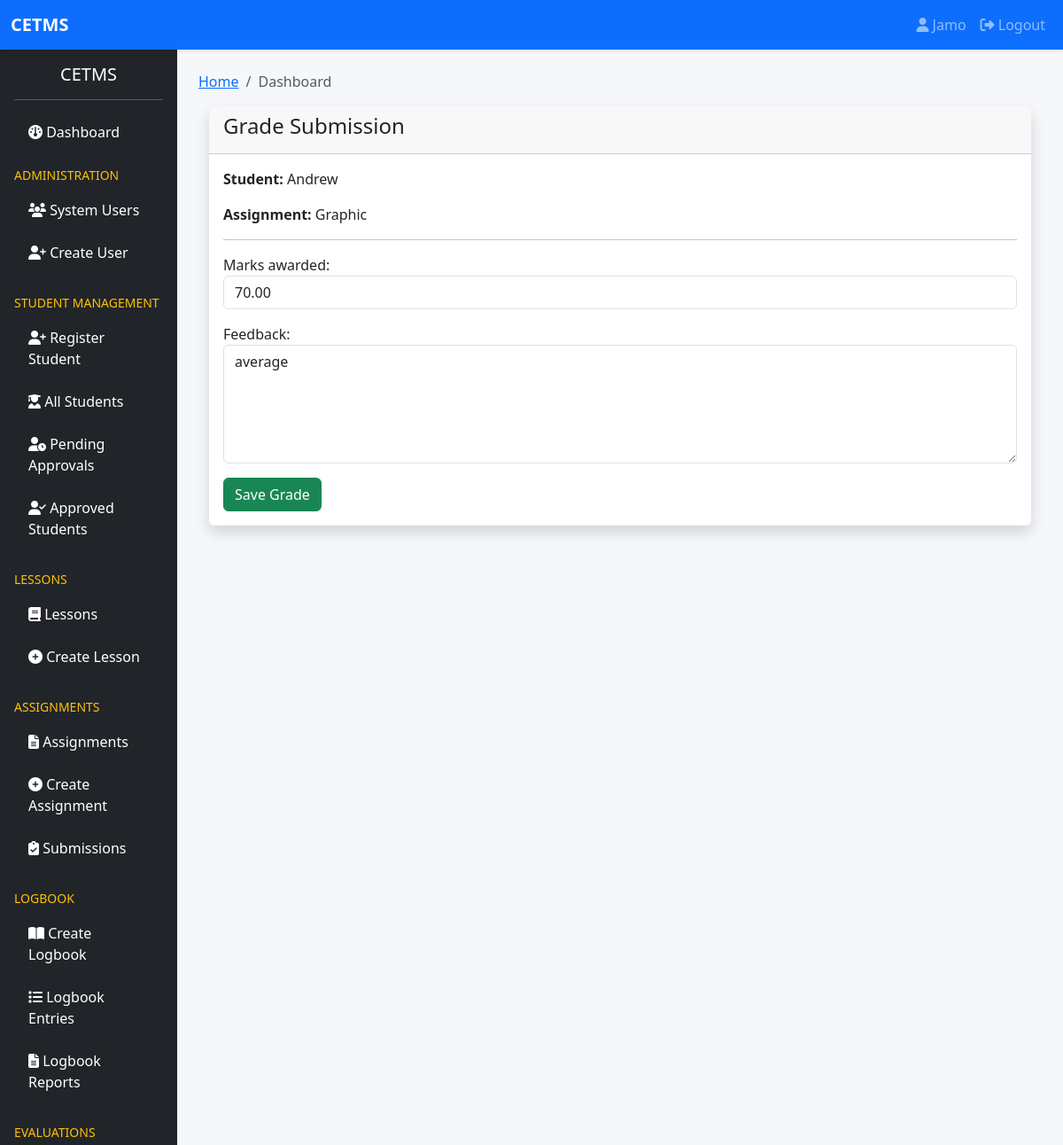
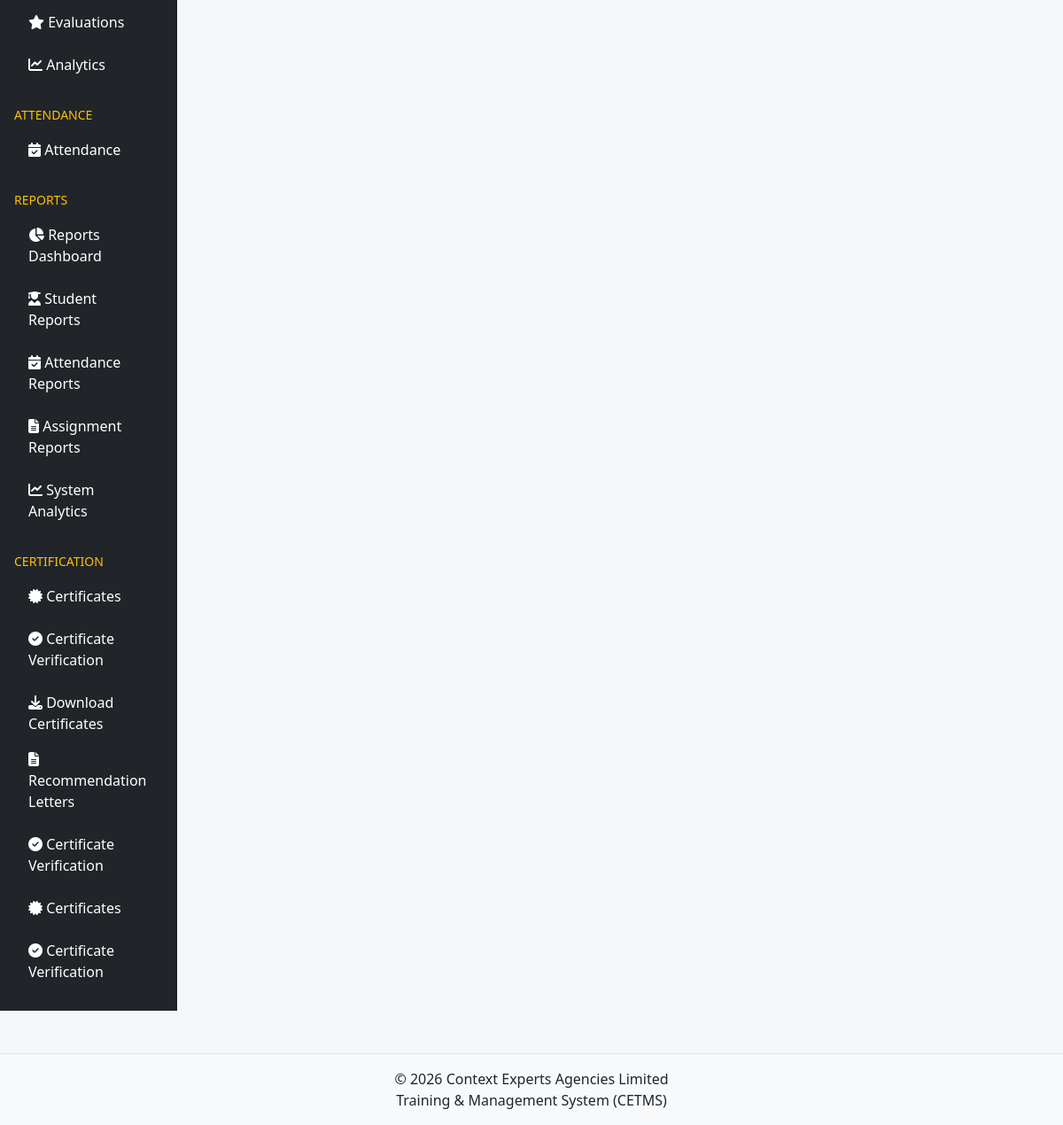
The app's page /assignments/grading/1/ (signed in) with its own data (2 pictures, top to bottom).
### accounts/models.py (models this page shows, shortened)
class User(AbstractUser):
    ROLE_CHOICES = (
        ('SUPER_ADMIN', 'Super Admin'),
        ('TRAINER', 'Trainer'),
        ('STUDENT', 'Student'),
        ('FINANCE', 'Finance Officer'),
    )
    role = models.CharField(
        max_length=20,
        choices=ROLE_CHOICES,
        default='STUDENT'
    )
    phone_number = models.CharField(
        max_length=20,
        blank=True,
        null=True
    )
    profile_picture = models.ImageField(
        upload_to='profiles/',
        blank=True,
        null=True
    )
    is_verified = models.BooleanField(
        default=False
    )
    last_seen = models.DateTimeField(
        blank=True,
        null=True
    )
    failed_login_attempts = models.PositiveIntegerField(
        default=0
    )
    is_locked = models.BooleanField(
        default=False
    )
    created_at = models.DateTimeField(
        auto_now_add=True
    )
    updated_at = models.DateTimeField(
        auto_now=True
    )
    class Meta:
        ordering = ['-date_joined']
        verbose_name = "User"
        verbose_name_plural = "Users"
    @property
    def full_name(self):
        return f"{self.first_name} {self.last_name}"

### assignments/models.py (models this page shows, shortened)
class AssignmentSubmission(models.Model):
    STATUS_CHOICES = (
        ('SUBMITTED', 'Submitted'),
        ('GRADED', 'Graded'),
    )
    assignment = models.ForeignKey(
        Assignment,
        on_delete=models.CASCADE,
        related_name='submissions'
    )
    student = models.ForeignKey(
        settings.AUTH_USER_MODEL,
        on_delete=models.CASCADE,
        related_name='assignment_submissions'
    )
    submission_file = models.FileField(
        upload_to='assignments/submissions/'
    )
    submitted_at = models.DateTimeField(
        auto_now_add=True
    )
    is_late = models.BooleanField(
        default=False
    )
    marks_awarded = models.DecimalField(
        max_digits=5,
        decimal_places=2,
        null=True,
        blank=True
    )
    feedback = models.TextField(
        blank=True,
        null=True
    )
    graded_by = models.ForeignKey(
        settings.AUTH_USER_MODEL,
        on_delete=models.SET_NULL,
        null=True,
        blank=True,
        related_name='graded_assignments'
    )
    graded_at = models.DateTimeField(
        null=True,
        blank=True
    )
    status = models.CharField(
        max_length=20,
        choices=STATUS_CHOICES,
        default='SUBMITTED'
    )
    class Meta:
        ordering = ['-submitted_at']
        unique_together = ('assignment', 'student')

class Assignment(models.Model):
    STATUS_CHOICES = (
        ('DRAFT', 'Draft'),
        ('PUBLISHED', 'Published'),
        ('CLOSED', 'Closed'),
    )
    title = models.CharField(
        max_length=255
    )
    assignment_code = models.CharField(
        max_length=50,
        unique=True
    )
    lesson = models.ForeignKey(
        Lesson,
        on_delete=models.CASCADE,
        related_name='assignments',
        null=True,
        blank=True
    )
    instructions = models.TextField()
    attachment = models.FileField(
        upload_to='assignments/questions/',
        blank=True,
        null=True
    )
    total_marks = models.PositiveIntegerField(
        default=100
    )
    due_date = models.DateTimeField()
    status = models.CharField(
        max_length=20,
        choices=STATUS_CHOICES,
        default='DRAFT'
    )
    created_by = models.ForeignKey(
        settings.AUTH_USER_MODEL,
        on_delete=models.CASCADE,
        related_name='created_assignments'
    )
    created_at = models.DateTimeField(
        auto_now_add=True
    )
    updated_at = models.DateTimeField(
        auto_now=True
    )
    class Meta:
        ordering = ['-created_at']

### assignments/views.py (the view, shortened to what this page needs)
# urls.py: path('grading/<int:pk>/', views.grading, name='grading'),
@login_required
def grading(request, pk):
    submission = get_object_or_404(
        AssignmentSubmission,
        pk=pk
    )
    if request.method == "POST":
        form = GradeSubmissionForm(
            request.POST,
            instance=submission
        )
        if form.is_valid():
            grade_submission(
                submission=submission,
                marks=form.cleaned_data["marks_awarded"],
                feedback=form.cleaned_data["feedback"],
                grader=request.user
            )
            messages.success(
                request,
                "Assignment graded successfully."
            )
            return redirect(
                "assignments:submissions"
            )
    else:
        form = GradeSubmissionForm(
            instance=submission
        )
    context = {
        "form": form,
        "submission": submission
    }
    return render(
        request,
        "grading.html",
        context
    )

### assignments/forms.py (shortened to what this page needs)
class GradeSubmissionForm(forms.ModelForm):
    class Meta:
        model = AssignmentSubmission
        fields = ['marks_awarded', 'feedback']
        widgets = {
            'marks_awarded': forms.NumberInput(attrs={
                'class': 'form-control',
                'step': '0.01'
            }),
            'feedback': forms.Textarea(attrs={
                'class': 'form-control',
                'rows': 5
            })
        }

### assignments/templates/grading.html (shortened to what this page needs)
{% extends 'base.html' %}
{% block content %}
<div class="container">
    <div class="card shadow">
        <div class="card-header">
            <h4>Grade Submission</h4>
        </div>
        <div class="card-body">
            <p>
                <strong>Student:</strong>
                {{ submission.student.full_name }}
            </p>
            <p>
                <strong>Assignment:</strong>
                {{ submission.assignment.title }}
            </p>
            <hr>
            <form method="POST">
                {{ form.as_p }}
                <button type="submit"
                        class="btn btn-success">
                    Save Grade
                </button>
            </form>
        </div>
    </div>
</div>
{% endblock %}

### templates/partials/navbar.html (shortened to what this page needs)
<nav class="navbar navbar-expand-lg navbar-dark bg-primary shadow-sm">
    <div class="container-fluid">
        <a class="navbar-brand fw-bold" href="#">
            CETMS
        </a>
        <div class="collapse navbar-collapse" id="navbarNav">
            <ul class="navbar-nav ms-auto">
                {% if user.is_authenticated %}
                    <li class="nav-item">
                        <a class="nav-link"
                           href="{% url 'accounts:profile' %}">
                            <i class="fa fa-user"></i>
                            {{ user.username }}
                        </a>
                    </li>
                    <li class="nav-item">
                        <a class="nav-link"
                           href="{% url 'accounts:logout' %}">
                            <i class="fa fa-sign-out-alt"></i>
                            Logout
                        </a>
                    </li>
                {% endif %}
            </ul>
        </div>
    </div>
</nav>

### static/css/style.css (style rules this page uses)
body { background:#f5f7fa; }
.card { border:none; }

### records on screen
User: username "Jamo"
AssignmentSubmission: student.full_name "Andrew", assignment "Graphic", marks_awarded "70.00", feedback "average"
